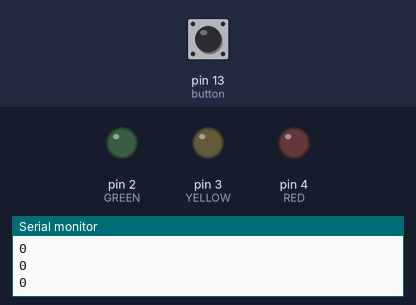
Recording of a sketch running on a simulated Arduino Uno, built with avr-gcc and run on an emulated ATmega328P. On the bench: output pins drawn as LEDs (lit = HIGH), the last lines printed to the serial monitor. The test bench sets the inputs (shaded band); at power-on: pin 13 (button) LOW.

Above: at 1.2 s.
1.3 s: pin 13 (button) pulled HIGH for 0.15 s
At 2.7 s:
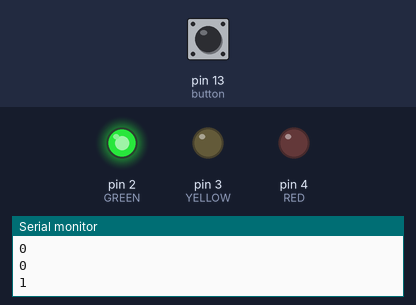
At 7.7 s:
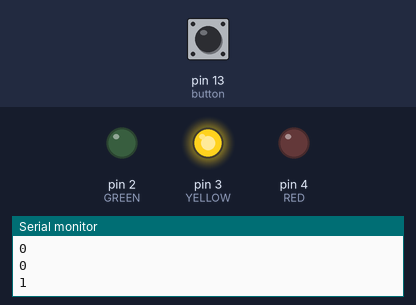
Timing chart, 0 to 14.8 s (numbered marks = the images above; inputs shaded):
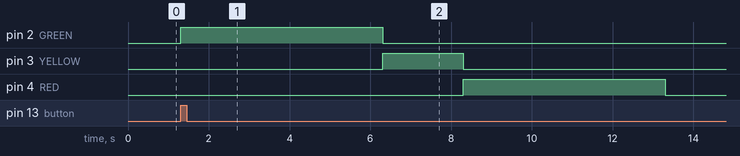

The sketch:

Button-traffic_light_sketch.ino
```cpp
// variables
int GREEN=2;
int YELLOW=3;
int RED=4;
int button=13;
// variables will change:
int buttonState;         // variable for reading the pushbutton status

// basic functions
void setup()
{
  Serial.begin(9600);
  pinMode(GREEN, OUTPUT);
  pinMode(YELLOW, OUTPUT);
  pinMode(RED, OUTPUT);
  pinMode(button, INPUT);
}

void loop()
{
  buttonState=digitalRead(button);
  Serial.println(buttonState);
  if(buttonState==HIGH)
  {
  green_light();
  delay(5000);
  yellow_light();
  delay(2000);
  red_light();
  delay(5000);
  }
  else
  {
    digitalWrite(GREEN, LOW);
    digitalWrite(YELLOW, LOW);
    digitalWrite(RED, LOW);
  }
}

void green_light()
{
  digitalWrite(GREEN, HIGH);
  digitalWrite(YELLOW, LOW);
  digitalWrite(RED, LOW);
}

void yellow_light()
{
  digitalWrite(GREEN, LOW);
  digitalWrite(YELLOW, HIGH);
  digitalWrite(RED, LOW);
}

void red_light()
{
  digitalWrite(GREEN, LOW);
  digitalWrite(YELLOW, LOW);
  digitalWrite(RED, HIGH);
}
```

Measured:
- after the input at 1.3 s, pin 2 (GREEN): LOW → HIGH at once, → LOW 5.0 s later; pin 3 (YELLOW): LOW → HIGH after 5.0 s, → LOW 2.0 s later; pin 4 (RED): LOW → HIGH after 7.0 s, → LOW 5.0 s later
